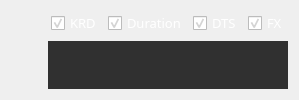
     <widget class="QWidget" name="layoutWidget">
      <layout class="QVBoxLayout" name="verticalLayout_3">
       <item>
        <layout class="QHBoxLayout" name="horizontalLayout_3">
         <item>
          <spacer name="horizontalSpacer">
           <property name="orientation">
            <enum>Qt::Horizontal</enum>
           </property>
           <property name="sizeHint" stdset="0">
            <size>
             <width>40</width>
             <height>13</height>
            </size>
           </property>
          </spacer>
         </item>
         <item>
          <widget class="QCheckBox" name="checkBoxKRD">
           <property name="sizePolicy">
            <sizepolicy hsizetype="Expanding" vsizetype="Fixed">
             <horstretch>0</horstretch>
             <verstretch>0</verstretch>
            </sizepolicy>
           </property>
           <property name="maximumSize">
            <size>
             <width>16777215</width>
             <height>16777215</height>
            </size>
           </property>
           <property name="font">
            <font>
             <family>Bloomberg Prop Unicode N</family>
             <pointsize>10</pointsize>
            </font>
           </property>
           <property name="styleSheet">
            <string notr="true">color: rgb(255, 255, 255);</string>
           </property>
           <property name="text">
            <string>KRD</string>
           </property>
           <property name="checked">
            <bool>true</bool>
           </property>
          </widget>
         </item>
         <item>
          <widget class="QCheckBox" name="checkBoxDuration">
           <property name="sizePolicy">
            <sizepolicy hsizetype="Expanding" vsizetype="Fixed">
             <horstretch>0</horstretch>
             <verstretch>0</verstretch>
            </sizepolicy>
           </property>
           <property name="maximumSize">
            <size>
             <width>16777215</width>
             <height>16777215</height>
            </size>
           </property>
           <property name="font">
            <font>
             <family>Bloomberg Prop Unicode N</family>
             <pointsize>10</pointsize>
            </font>
           </property>
           <property name="styleSheet">
            <string notr="true">color: rgb(255, 255, 255);</string>
           </property>
           <property name="text">
            <string>Duration</string>
           </property>
           <property name="checked">
            <bool>true</bool>
           </property>
           <property name="autoRepeat">
            <bool>false</bool>
           </property>
           <property name="autoExclusive">
            <bool>false</bool>
           </property>
           <property name="tristate">
            <bool>false</bool>
           </property>
          </widget>
         </item>
         <item>
          <widget class="QCheckBox" name="checkBoxSpread">
           <property name="sizePolicy">
            <sizepolicy hsizetype="Expanding" vsizetype="Fixed">
             <horstretch>0</horstretch>
             <verstretch>0</verstretch>
            </sizepolicy>
           </property>
           <property name="maximumSize">
            <size>
             <width>16777215</width>
             <height>16777215</height>
            </size>
           </property>
           <property name="font">
            <font>
             <family>Bloomberg Prop Unicode N</family>
             <pointsize>10</pointsize>
            </font>
           </property>
           <property name="styleSheet">
            <string notr="true">color: rgb(255, 255, 255);</string>
           </property>
           <property name="text">
            <string>DTS</string>
           </property>
           <property name="checked">
            <bool>true</bool>
           </property>
          </widget>
         </item>
         <item>
          <widget class="QCheckBox" name="checkBoxFX">
           <property name="sizePolicy">
            <sizepolicy hsizetype="Expanding" vsizetype="Fixed">
             <horstretch>0</horstretch>
             <verstretch>0</verstretch>
            </sizepolicy>
           </property>
           <property name="maximumSize">
            <size>
             <width>16777215</width>
             <height>16777215</height>
            </size>
           </property>
           <property name="font">
            <font>
             <family>Bloomberg Prop Unicode N</family>
             <pointsize>10</pointsize>
            </font>
           </property>
           <property name="styleSheet">
            <string notr="true">color: rgb(255, 255, 255);</string>
           </property>
           <property name="text">
            <string>FX</string>
           </property>
           <property name="checked">
            <bool>true</bool>
           </property>
          </widget>
         </item>
        </layout>
       </item>
       <item>
        <layout class="QHBoxLayout" name="horizontalLayout_4">
         <item>
          <spacer name="horizontalSpacer_2">
           <property name="orientation">
            <enum>Qt::Horizontal</enum>
           </property>
           <property name="sizeHint" stdset="0">
            <size>
             <width>18</width>
             <height>20</height>
            </size>
           </property>
          </spacer>
         </item>
         <item>
          <widget class="MatplotlibWidget" name="mplwidgetExposures">
           <property name="enabled">
            <bool>true</bool>
           </property>
           <property name="sizePolicy">
            <sizepolicy hsizetype="Expanding" vsizetype="Expanding">
             <horstretch>0</horstretch>
             <verstretch>0</verstretch>
            </sizepolicy>
           </property>
           <property name="minimumSize">
            <size>
             <width>240</width>
             <height>0</height>
            </size>
           </property>
           <property name="maximumSize">
            <size>
             <width>16777215</width>
             <height>16777215</height>
            </size>
           </property>
           <property name="palette">
            <palette>
             <active>
              <colorrole role="WindowText">
               <brush brushstyle="SolidPattern">
                <color alpha="255">
                 <red>48</red>
                 <green>48</green>
                 <blue>48</blue>
                </color>
               </brush>
              </colorrole>
              <colorrole role="Button">
               <brush brushstyle="SolidPattern">
                <color alpha="255">
                 <red>48</red>
                 <green>48</green>
                 <blue>48</blue>
                </color>
               </brush>
              </colorrole>
              <colorrole role="Text">
               <brush brushstyle="SolidPattern">
                <color alpha="255">
                 <red>48</red>
                 <green>48</green>
                 <blue>48</blue>
                </color>
               </brush>
              </colorrole>
              <colorrole role="ButtonText">
               <brush brushstyle="SolidPattern">
                <color alpha="255">
                 <red>48</red>
                 <green>48</green>
                 <blue>48</blue>
                </color>
               </brush>
              </colorrole>
              <colorrole role="Base">
               <brush brushstyle="SolidPattern">
                <color alpha="255">
                 <red>48</red>
                 <green>48</green>
                 <blue>48</blue>
                </color>
               </brush>
              </colorrole>
              <colorrole role="Window">
               <brush brushstyle="SolidPattern">
                <color alpha="255">
                 <red>48</red>
                 <green>48</green>
                 <blue>48</blue>
                </color>
               </brush>
              </colorrole>
             </active>
             <inactive>
              <colorrole role="WindowText">
               <brush brushstyle="SolidPattern">
                <color alpha="255">
                 <red>48</red>
                 <green>48</green>
                 <blue>48</blue>
                </color>
               </brush>
              </colorrole>
              <colorrole role="Button">
               <brush brushstyle="SolidPattern">
                <color alpha="255">
                 <red>48</red>
                 <green>48</green>
                 <blue>48</blue>
                </color>
               </brush>
              </colorrole>
              <colorrole role="Text">
               <brush brushstyle="SolidPattern">
                <color alpha="255">
                 <red>48</red>
                 <green>48</green>
                 <blue>48</blue>
                </color>
               </brush>
              </colorrole>
              <colorrole role="ButtonText">
               <brush brushstyle="SolidPattern">
                <color alpha="255">
                 <red>48</red>
                 <green>48</green>
                 <blue>48</blue>
                </color>
               </brush>
              </colorrole>
              <colorrole role="Base">
               <brush brushstyle="SolidPattern">
                <color alpha="255">
                 <red>48</red>
                 <green>48</green>
                 <blue>48</blue>
                </color>
               </brush>
              </colorrole>
              <colorrole role="Window">
               <brush brushstyle="SolidPattern">
                <color alpha="255">
                 <red>48</red>
                 <green>48</green>
                 <blue>48</blue>
                </color>
               </brush>
              </colorrole>
             </inactive>
             <disabled>
              <colorrole role="WindowText">
               <brush brushstyle="SolidPattern">
                <color alpha="255">
                 <red>48</red>
                 <green>48</green>
                 <blue>48</blue>
                </color>
               </brush>
              </colorrole>
              <colorrole role="Button">
               <brush brushstyle="SolidPattern">
                <color alpha="255">
                 <red>48</red>
                 <green>48</green>
                 <blue>48</blue>
                </color>
               </brush>
              </colorrole>
              <colorrole role="Text">
               <brush brushstyle="SolidPattern">
                <color alpha="255">
                 <red>48</red>
                 <green>48</green>
                 <blue>48</blue>
                </color>
               </brush>
              </colorrole>
              <colorrole role="ButtonText">
               <brush brushstyle="SolidPattern">
                <color alpha="255">
                 <red>48</red>
                 <green>48</green>
                 <blue>48</blue>
                </color>
               </brush>
              </colorrole>
              <colorrole role="Base">
               <brush brushstyle="SolidPattern">
                <color alpha="255">
                 <red>48</red>
                 <green>48</green>
                 <blue>48</blue>
                </color>
               </brush>
              </colorrole>
              <colorrole role="Window">
               <brush brushstyle="SolidPattern">
                <color alpha="255">
                 <red>48</red>
                 <green>48</green>
                 <blue>48</blue>
                </color>
               </brush>
              </colorrole>
             </disabled>
            </palette>
           </property>
           <property name="font">
            <font>
             <family>Bloomberg Prop Unicode N</family>
             <pointsize>10</pointsize>
            </font>
           </property>
           <property name="cursor">
            <cursorShape>CrossCursor</cursorShape>
           </property>
           <property name="mouseTracking">
            <bool>false</bool>
           </property>
           <property name="focusPolicy">
            <enum>Qt::NoFocus</enum>
           </property>
           <property name="contextMenuPolicy">
            <enum>Qt::DefaultContextMenu</enum>
           </property>
           <property name="autoFillBackground">
            <bool>false</bool>
           </property>
           <property name="styleSheet">
            <string notr="true">background-color: rgb(48, 48, 48);
color: rgb(48, 48, 48);</string>
           </property>
          </widget>
         </item>
        </layout>
       </item>
      </layout>
     </widget>
